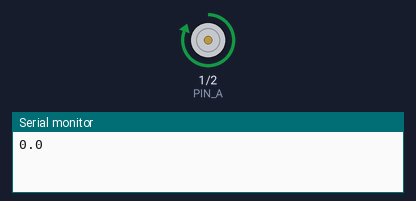
The sketch below on a simulated ESP32-S3. Shown: motor-driver pin pairs drawn as motors (green arrow = first pin HIGH = forward, orange = second pin HIGH = backward, longer = more drive, scaled by the enable pin), the last lines printed to the serial monitor.

Above: at 0.5 s.
At 1.5 s:
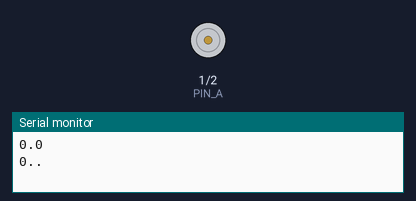
At 2.5 s:
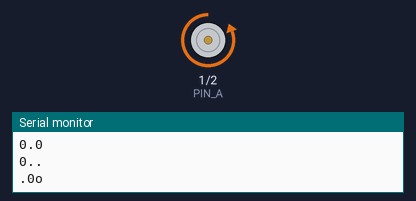
Timing chart, 0 to 5.2 s (numbered marks = the images above):
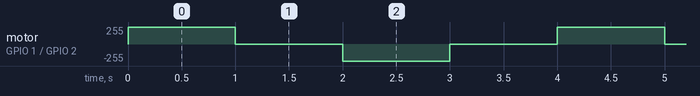

Measured:
- by itself, motor on GPIO 1 (PIN_A) / GPIO 2 (PIN_B): repeats every 4.0 s: stopped 1.0 s, backward 255/255 1.0 s, stopped 1.0 s, forward 255/255 1.0 s

The sketch:

MotorTest.ino
```cpp
#define PIN_A 1
#define PIN_B 2
#define PIN_ENABLE 3

void setup() {
  // put your setup code here, to run once:
  pinMode(PIN_A, OUTPUT);
  pinMode(PIN_B, OUTPUT);
  pinMode(PIN_ENABLE, OUTPUT);
  analogWrite(PIN_ENABLE, 255);
  Serial.begin(9600);
}

void loop() {
  // put your main code here, to run repeatedly:
  digitalWrite(PIN_B, LOW);
  digitalWrite(PIN_A, HIGH);
  analogWrite(PIN_ENABLE, 255);
  Serial.print("0.0\n");
  delay(1000);

  analogWrite(PIN_ENABLE, 0);
  Serial.print("0..\n");
  delay(1000);

  digitalWrite(PIN_A, LOW);
  digitalWrite(PIN_B, HIGH);
  analogWrite(PIN_ENABLE, 255);
  Serial.print(".0o\n");
  delay(1000);

  analogWrite(PIN_ENABLE, 0);
  Serial.print(".0.\n");
  delay(1000);
}
```
